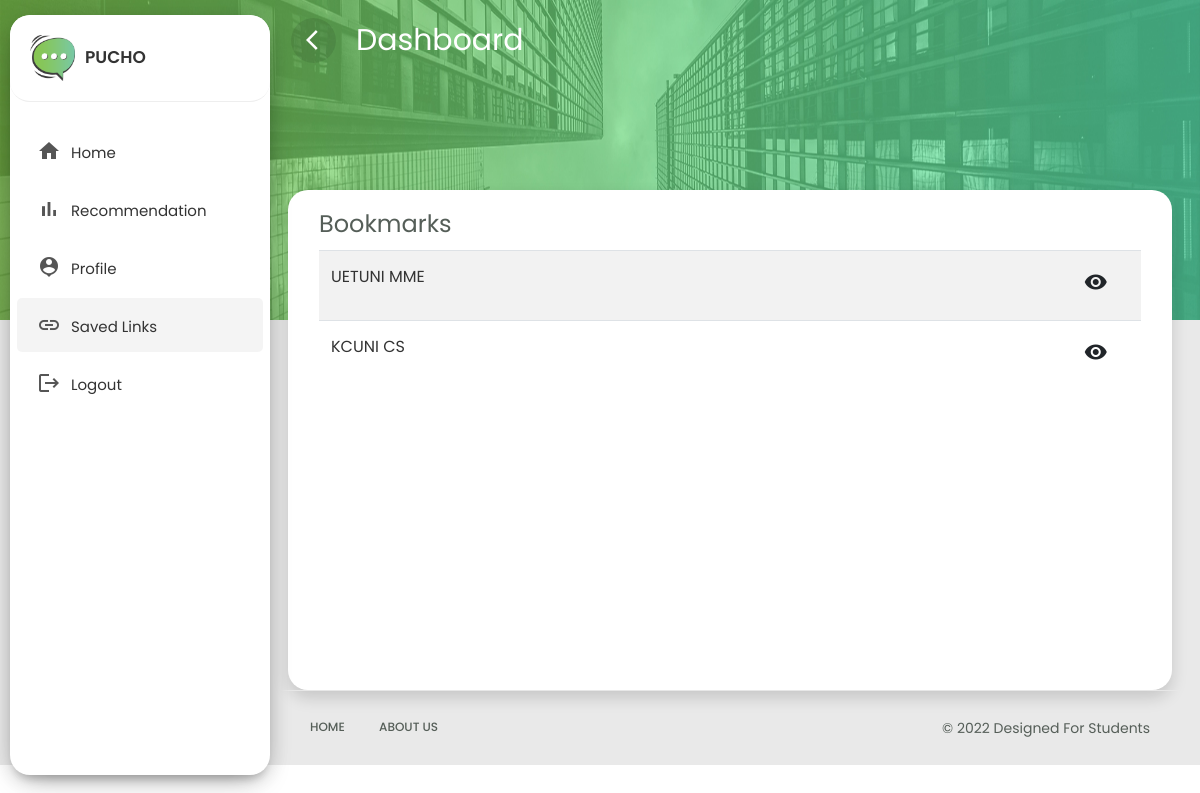
/savedlinks/ (signed in), run on an earlier commit of the app's database.
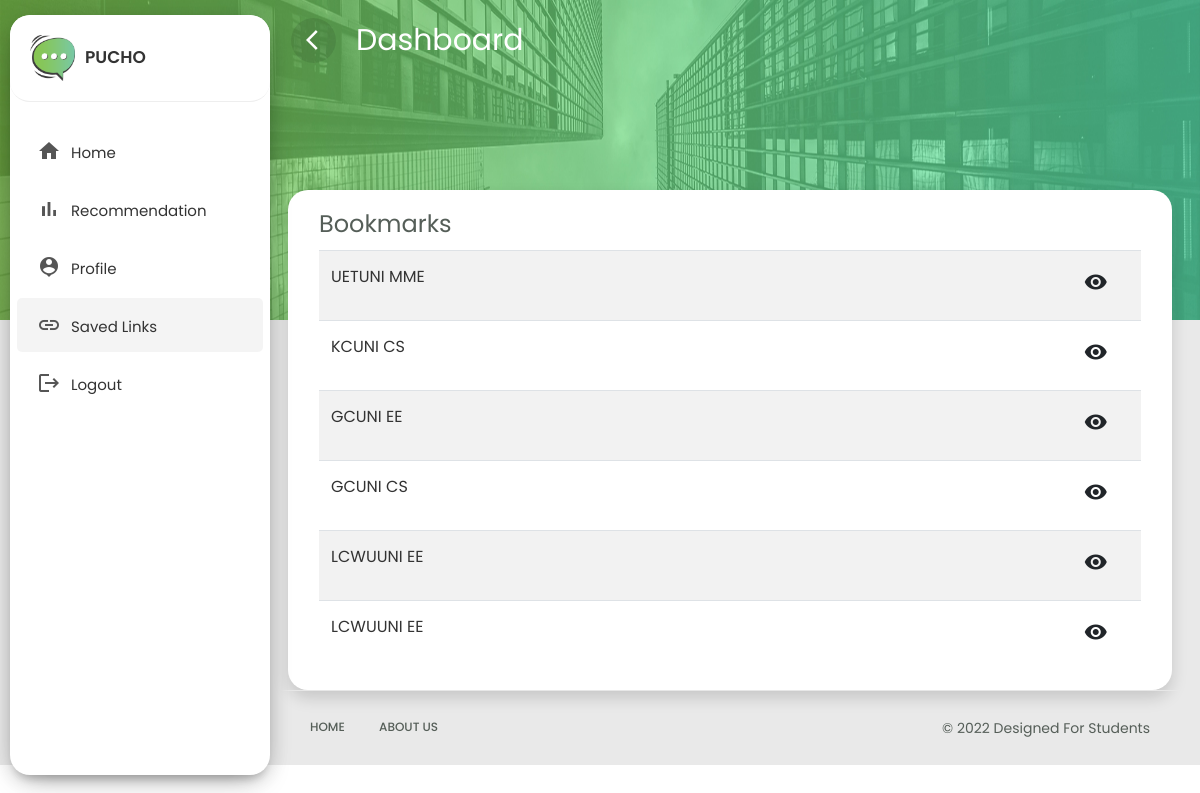
And on a later commit of the database.
### university/models.py (models this page shows, shortened)
class SavedItems(models.Model):
    user = models.ForeignKey(User, on_delete=models.CASCADE)
    item_page = models.CharField(max_length=100)
    item_name = models.CharField(max_length=100,blank=True,null=True,default=None)

### recommendation/views.py (the view)
# urls.py: path('savedlinks/', savedlinks, name="savedlinks"),
def savedlinks(request):
    query = SavedItems.objects.filter(user=request.user)
    return render(request, "saved.html",context={'query':query})

### templates/saved.html (shortened to what the changed rows need)
{%  load static  %}
<!doctype html>
<html lang="en">
  <head>
    <link rel="stylesheet" href="{% static 'css/bootstrap.min.css' %}">
    <link rel="stylesheet" href="{% static 'css/dashboard.css' %}">
  </head>
  <body>
    <div class="wrapper">
        <div id="content">
        	<div class="main-content">
            <div class="row content">
              <div class="col-lg-12 col-md-12 col-sm-12">
                <div class="profile-form shadow mx-2 bookmarks">
                  <div class="row mx-3">
                    <div class="col-lg-12 m-auto">
                      <table class="table table-striped table-condensed">
                        <tbody>
                          {% for value in query %}
                          <tr>
                            <td>
                              <a href="{{value.item_page}}">{{value.item_name}}</a>
                            </td>
                            <td class="table-icon">
                              <a href="{{value.item_page}}">
                                <button type="button" name="button" class="btn ">
                                  <i class="material-icons">visibility</i>
                                </button>
                              </a>
                            </td>
                          </tr>
                          {% endfor %}
                        </tbody>
                      </table>
                    </div>
                  </div>
                </div>
              </div>
            </div>
          </div>
        </div>
      </div>
  </body>
</html>

What changed in the data, as far as the page shows it:
added SavedItems: item_name "GCUNI EE"
added SavedItems: item_name "GCUNI CS"
added SavedItems: item_name "LCWUUNI EE"
added SavedItems: item_name "LCWUUNI EE"
